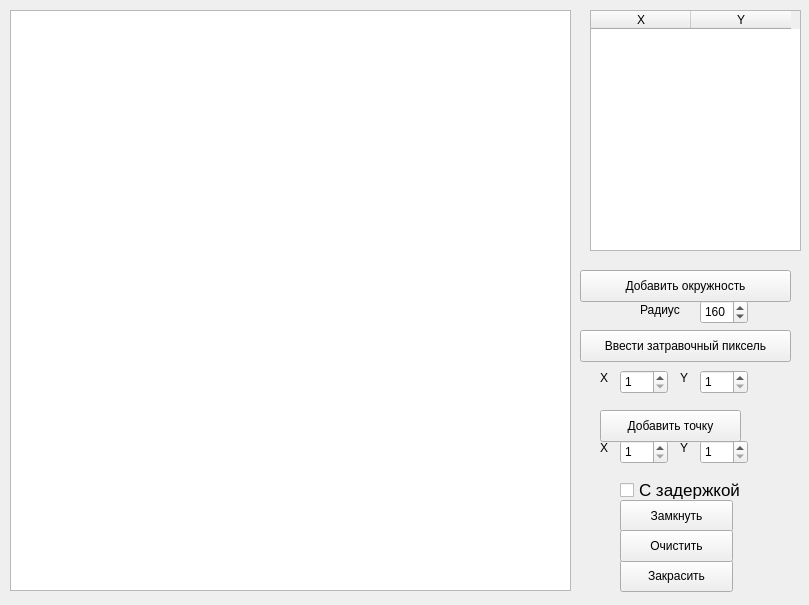
<?xml version="1.0" encoding="UTF-8"?>
<ui version="4.0">
 <class>MainWindow</class>
 <widget class="QMainWindow" name="MainWindow">
  <property name="geometry">
   <rect>
    <x>0</x>
    <y>0</y>
    <width>809</width>
    <height>605</height>
   </rect>
  </property>
  <property name="windowTitle">
   <string>Заполнение областей</string>
  </property>
  <widget class="QWidget" name="centralwidget">
   <widget class="QGraphicsView" name="view">
    <property name="geometry">
     <rect>
      <x>10</x>
      <y>10</y>
      <width>561</width>
      <height>581</height>
     </rect>
    </property>
   </widget>
   <widget class="QTableWidget" name="table">
    <property name="geometry">
     <rect>
      <x>590</x>
      <y>10</y>
      <width>211</width>
      <height>241</height>
     </rect>
    </property>
    <column>
     <property name="text">
      <string>X</string>
     </property>
    </column>
    <column>
     <property name="text">
      <string>Y</string>
     </property>
    </column>
   </widget>
   <widget class="QPushButton" name="paint">
    <property name="geometry">
     <rect>
      <x>620</x>
      <y>560</y>
      <width>113</width>
      <height>32</height>
     </rect>
    </property>
    <property name="text">
     <string>Закрасить</string>
    </property>
   </widget>
   <widget class="QPushButton" name="lock">
    <property name="geometry">
     <rect>
      <x>620</x>
      <y>500</y>
      <width>113</width>
      <height>32</height>
     </rect>
    </property>
    <property name="text">
     <string>Замкнуть</string>
    </property>
   </widget>
   <widget class="QPushButton" name="erase">
    <property name="geometry">
     <rect>
      <x>620</x>
      <y>530</y>
      <width>113</width>
      <height>32</height>
     </rect>
    </property>
    <property name="text">
     <string>Очистить</string>
    </property>
   </widget>
   <widget class="QCheckBox" name="delay">
    <property name="geometry">
     <rect>
      <x>620</x>
      <y>480</y>
      <width>141</width>
      <height>20</height>
     </rect>
    </property>
    <property name="font">
     <font>
      <pointsize>13</pointsize>
     </font>
    </property>
    <property name="text">
     <string>С задержкой</string>
    </property>
   </widget>
   <widget class="QPushButton" name="addpoint">
    <property name="geometry">
     <rect>
      <x>600</x>
      <y>410</y>
      <width>141</width>
      <height>32</height>
     </rect>
    </property>
    <property name="text">
     <string>Добавить точку</string>
    </property>
   </widget>
   <widget class="QSpinBox" name="x">
    <property name="geometry">
     <rect>
      <x>620</x>
      <y>440</y>
      <width>48</width>
      <height>24</height>
     </rect>
    </property>
    <property name="minimum">
     <number>1</number>
    </property>
    <property name="maximum">
     <number>561</number>
    </property>
   </widget>
   <widget class="QSpinBox" name="y">
    <property name="geometry">
     <rect>
      <x>700</x>
      <y>440</y>
      <width>48</width>
      <height>24</height>
     </rect>
    </property>
    <property name="minimum">
     <number>1</number>
    </property>
    <property name="maximum">
     <number>581</number>
    </property>
   </widget>
   <widget class="QLabel" name="label">
    <property name="geometry">
     <rect>
      <x>600</x>
      <y>440</y>
      <width>16</width>
      <height>16</height>
     </rect>
    </property>
    <property name="text">
     <string>X</string>
    </property>
   </widget>
   <widget class="QLabel" name="label_2">
    <property name="geometry">
     <rect>
      <x>680</x>
      <y>440</y>
      <width>16</width>
      <height>16</height>
     </rect>
    </property>
    <property name="text">
     <string>Y</string>
    </property>
   </widget>
   <widget class="QSpinBox" name="p_y">
    <property name="geometry">
     <rect>
      <x>700</x>
      <y>370</y>
      <width>48</width>
      <height>24</height>
     </rect>
    </property>
    <property name="minimum">
     <number>1</number>
    </property>
    <property name="maximum">
     <number>581</number>
    </property>
   </widget>
   <widget class="QLabel" name="label_3">
    <property name="geometry">
     <rect>
      <x>600</x>
      <y>370</y>
      <width>16</width>
      <height>16</height>
     </rect>
    </property>
    <property name="text">
     <string>X</string>
    </property>
   </widget>
   <widget class="QPushButton" name="pixel">
    <property name="geometry">
     <rect>
      <x>580</x>
      <y>330</y>
      <width>211</width>
      <height>32</height>
     </rect>
    </property>
    <property name="text">
     <string>Ввести затравочный пиксель</string>
    </property>
   </widget>
   <widget class="QSpinBox" name="p_x">
    <property name="geometry">
     <rect>
      <x>620</x>
      <y>370</y>
      <width>48</width>
      <height>24</height>
     </rect>
    </property>
    <property name="minimum">
     <number>1</number>
    </property>
    <property name="maximum">
     <number>561</number>
    </property>
   </widget>
   <widget class="QLabel" name="label_4">
    <property name="geometry">
     <rect>
      <x>680</x>
      <y>370</y>
      <width>16</width>
      <height>16</height>
     </rect>
    </property>
    <property name="text">
     <string>Y</string>
    </property>
   </widget>
   <widget class="QLabel" name="label_5">
    <property name="geometry">
     <rect>
      <x>640</x>
      <y>300</y>
      <width>71</width>
      <height>20</height>
     </rect>
    </property>
    <property name="text">
     <string>Радиус</string>
    </property>
   </widget>
   <widget class="QPushButton" name="addcircle">
    <property name="geometry">
     <rect>
      <x>580</x>
      <y>270</y>
      <width>211</width>
      <height>32</height>
     </rect>
    </property>
    <property name="text">
     <string>Добавить окружность</string>
    </property>
   </widget>
   <widget class="QSpinBox" name="rad">
    <property name="geometry">
     <rect>
      <x>700</x>
      <y>300</y>
      <width>48</width>
      <height>24</height>
     </rect>
    </property>
    <property name="minimum">
     <number>1</number>
    </property>
    <property name="maximum">
     <number>561</number>
    </property>
    <property name="value">
     <number>160</number>
    </property>
   </widget>
  </widget>
 </widget>
 <resources/>
 <connections/>
</ui>
